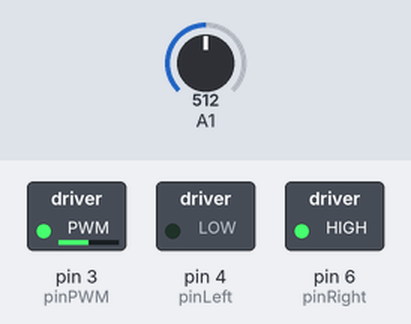
A sketch run on a simulated Arduino Uno, built with avr-gcc and run on an emulated ATmega328P. Shown: switched loads named in the sketch (green lamp = pin HIGH). The inputs (shaded band) are chosen by the test bench; at power-on: A1 = 512.

Above: at 1.2 s.
1.3 s: A1 set to 716
At 2.0 s:
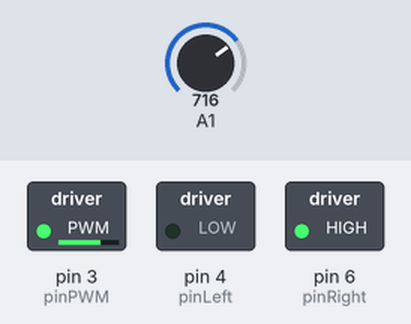
2.8 s: A1 set to 900
At 3.2 s:
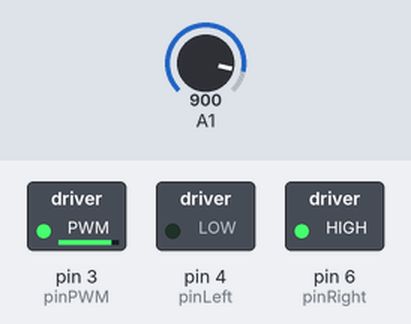
4.3 s: A1 set to 122
At 5.5 s:
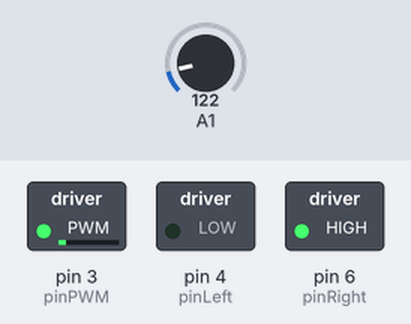
5.8 s: A1 set to 0
At 6.6 s:
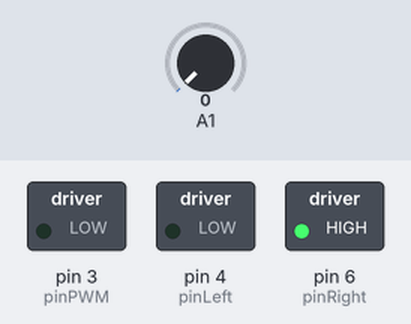
7.3 s: A1 set to 511
At 7.8 s:
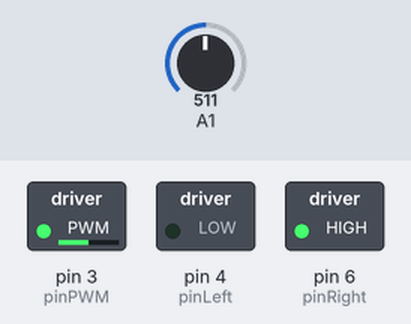
Timing chart, 0 to 9.8 s (numbered marks = the images above; inputs shaded):
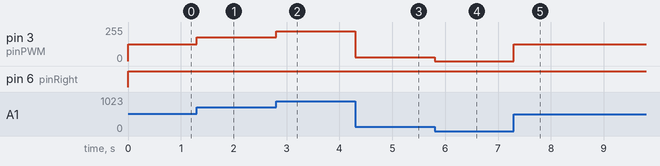

The sketch:

l293d.ino
```cpp
int pinPWM = 3;     //Power (0 - 255*0.6)
int pinLeft = 4;    //Left or Right
int pinRight = 6;   //Left or Right

void setup() {
  pinMode(pinPWM, OUTPUT);
  pinMode(pinRight, OUTPUT);
  pinMode(pinLeft, OUTPUT);

}

void loop() {
  int y = analogRead(A1); //read one axis from joystick

  digitalWrite(pinLeft, LOW);
  digitalWrite(pinRight, HIGH);
  analogWrite(pinPWM, map(y, 0, 1023, 0, 255));
}
```

Measured:
- after the input at 1.3 s, pin 3 (pinPWM): 127/255 → 178/255 at once
- after the input at 2.8 s, pin 3 (pinPWM): 178/255 → 224/255 at once
- after the input at 4.3 s, pin 3 (pinPWM): 224/255 → 30/255 at once
- after the input at 5.8 s, pin 3 (pinPWM): 30/255 → 0/255 at once
- after the input at 7.3 s, pin 3 (pinPWM): 0/255 → 127/255 at once
